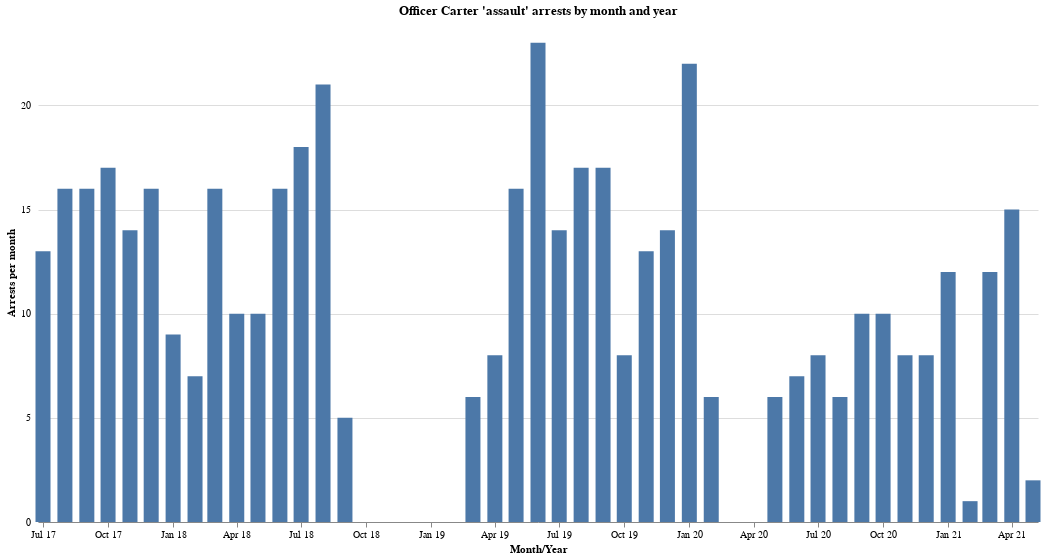

Here is the notebook cell this chart was saved with:
### Markdown cell above
### No arrests between October 2018 and February 2019. Same in March and April 2020

### Code cell
month_year_chart = (
    alt.Chart(df_carter_dates)
    .mark_bar(size=15)
    .encode(
        x=alt.X(
            "month_year_full:T",
            axis=alt.Axis(format="%b %y", grid=False),
            title="Month/Year",
        ),
        y=alt.Y(
            "cases_count:Q",
            axis=alt.Axis(
                tickCount=6,
                gridColor="#dddddd",
                offset=6,
                tickSize=0,
                domainOpacity=0,
                title="Arrests per month",
            ),
        ),
    )
    .properties(
        width=1000,
        height=500,
        title="Officer Carter 'assault' arrests by month and year",
    )
    .configure_view(strokeOpacity=0)
)
month_year_chart

### Figure 1 — Vega-Lite specification as saved in the notebook (floating-point values rounded to 4 significant figures)
{"config": {"view": {"continuousWidth": 400, "continuousHeight": 300, "strokeOpacity": 0}}, "data": {"name": "data-c12b5da8286b22b53b20e71aa4c13230"}, "mark": {"type": "bar", "size": 15}, "encoding": {"x": {"type": "temporal", "axis": {"format": "%b %y", "grid": false}, "field": "month_year_full", "title": "Month/Year"}, "y": {"type": "quantitative", "axis": {"domainOpacity": 0, "gridColor": "#dddddd", "offset": 6, "tickCount": 6, "tickSize": 0, "title": "Arrests per month"}, "field": "cases_count"}}, "height": 500, "title": "Officer Carter 'assault' arrests by month and year", "width": 1000, "$schema": "https://vega.github.io/schema/vega-lite/v4.8.1.json", "datasets": {"data-c12b5da8286b22b53b20e71aa4c13230": [{"month_year_full": "2019-06-01T00:00:00", "cases_count": 23}, {"month_year_full": "2020-01-01T00:00:00", "cases_count": 22}, {"month_year_full": "2018-08-01T00:00:00", "cases_count": 21}, {"month_year_full": "2018-07-01T00:00:00", "cases_count": 18}, {"month_year_full": "2019-08-01T00:00:00", "cases_count": 17}, {"month_year_full": "2017-10-01T00:00:00", "cases_count": 17}, {"month_year_full": "2019-09-01T00:00:00", "cases_count": 17}, {"month_year_full": "2017-08-01T00:00:00", "cases_count": 16}, {"month_year_full": "2018-06-01T00:00:00", "cases_count": 16}, {"month_year_full": "2019-05-01T00:00:00", "cases_count": 16}, {"month_year_full": "2018-03-01T00:00:00", "cases_count": 16}, {"month_year_full": "2017-12-01T00:00:00", "cases_count": 16}, {"month_year_full": "2017-09-01T00:00:00", "cases_count": 16}, {"month_year_full": "2021-04-01T00:00:00", "cases_count": 15}, {"month_year_full": "2017-11-01T00:00:00", "cases_count": 14}, {"month_year_full": "2019-07-01T00:00:00", "cases_count": 14}, {"month_year_full": "2019-12-01T00:00:00", "cases_count": 14}, {"month_year_full": "2019-11-01T00:00:00", "cases_count": 13}, {"month_year_full": "2017-07-01T00:00:00", "cases_count": 13}, {"month_year_full": "2021-03-01T00:00:00", "cases_count": 12}, {"month_year_full": "2021-01-01T00:00:00", "cases_count": 12}, {"month_year_full": "2020-09-01T00:00:00", "cases_count": 10}, {"month_year_full": "2018-05-01T00:00:00", "cases_count": 10}, {"month_year_full": "2018-04-01T00:00:00", "cases_count": 10}, {"month_year_full": "2020-10-01T00:00:00", "cases_count": 10}, {"month_year_full": "2018-01-01T00:00:00", "cases_count": 9}, {"month_year_full": "2019-04-01T00:00:00", "cases_count": 8}, {"month_year_full": "2020-12-01T00:00:00", "cases_count": 8}, {"month_year_full": "2020-11-01T00:00:00", "cases_count": 8}, {"month_year_full": "2020-07-01T00:00:00", "cases_count": 8}, {"month_year_full": "2019-10-01T00:00:00", "cases_count": 8}, {"month_year_full": "2020-06-01T00:00:00", "cases_count": 7}, {"month_year_full": "2018-02-01T00:00:00", "cases_count": 7}, {"month_year_full": "2020-08-01T00:00:00", "cases_count": 6}, {"month_year_full": "2019-03-01T00:00:00", "cases_count": 6}, {"month_year_full": "2020-05-01T00:00:00", "cases_count": 6}, {"month_year_full": "2020-02-01T00:00:00", "cases_count": 6}, {"month_year_full": "2018-09-01T00:00:00", "cases_count": 5}, {"month_year_full": "2021-05-01T00:00:00", "cases_count": 2}, {"month_year_full": "2021-02-01T00:00:00", "cases_count": 1}]}}
